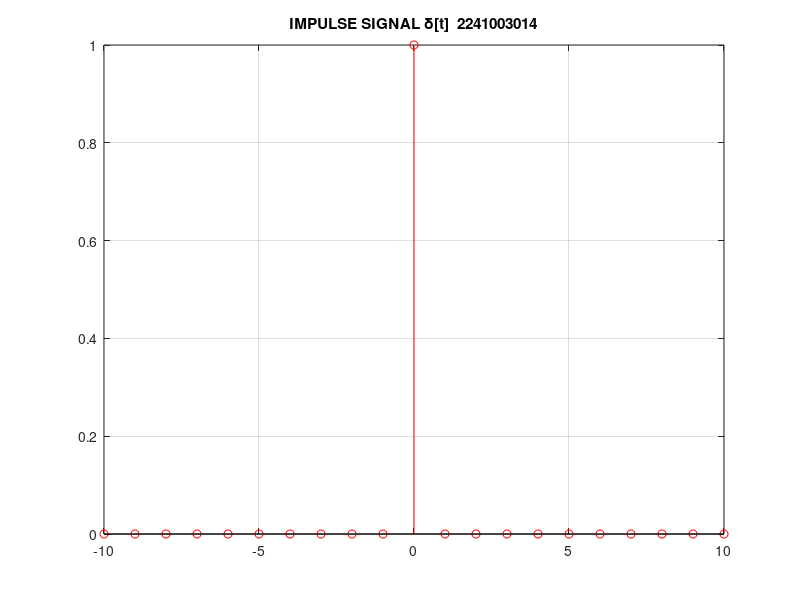

Reproduce this figure in MATLAB.
%IMPULSE SIGNAL
clc;
clear all;
close all;
t= -10:01:10;
L = length(t);
for i=1:length(t)
    if t(i)==0;
        x(i)=1;
    else
        x(i)=0;
    end
end
plot(t,x);
stem(t,x, 'r');
grid on;
title('IMPULSE SIGNAL \delta[t]  2241003014');